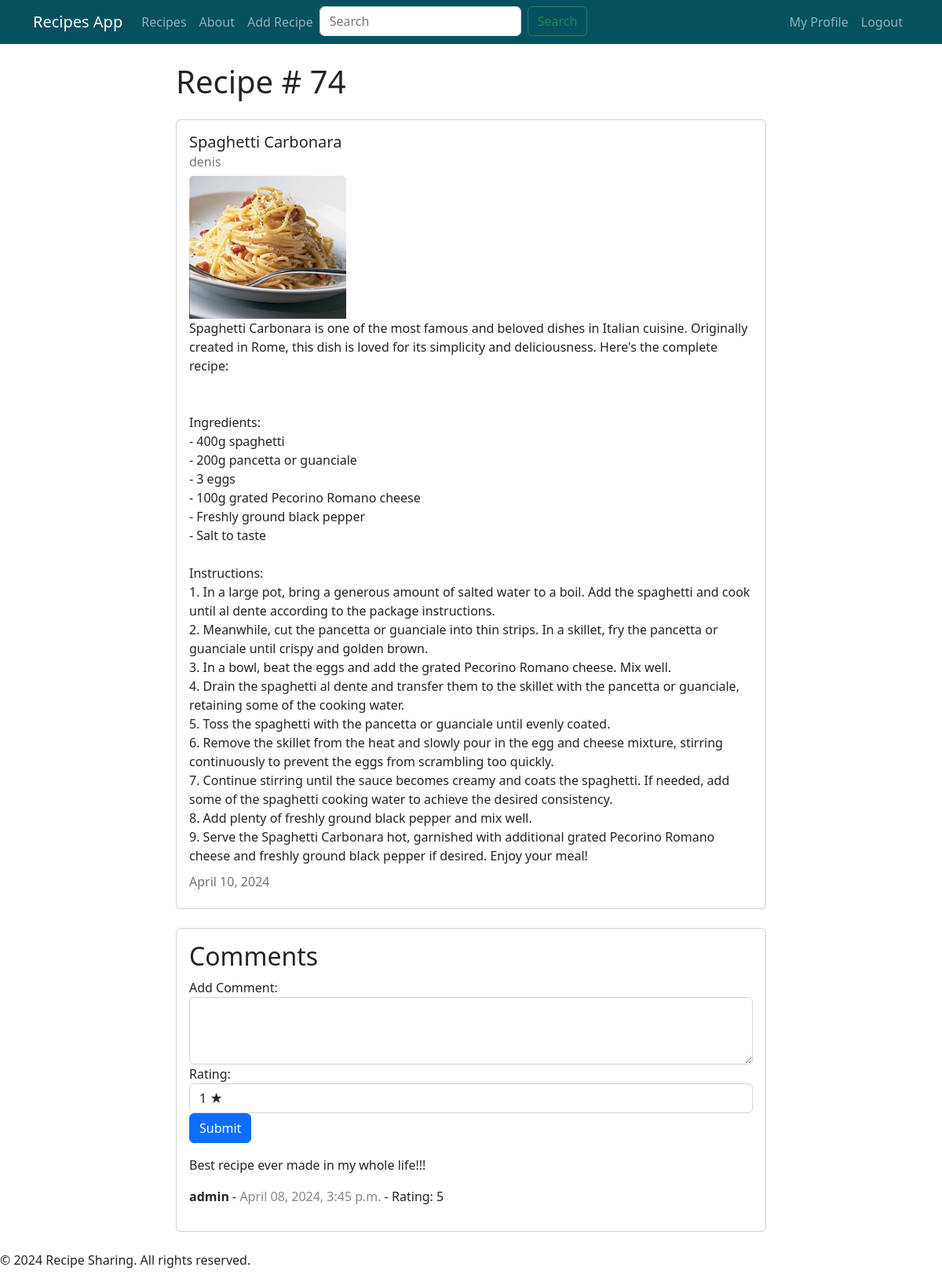
The app's page /recipe/74 (signed in) with its own data.
### recipe/models.py (models this page shows, shortened)
class Recipe(models.Model):
  title = models.CharField(max_length=100)
  description = models.TextField()
  short_description = models.CharField(max_length=200,default='')
  author = models.ForeignKey(User, on_delete=models.CASCADE)
  image = models.ImageField(upload_to='recipe_images/', validators=[FileExtensionValidator(['jpg', 'jpeg', 'png'])], null=True, blank=False)
  created_at = models.DateTimeField(auto_now_add=True)
  updated_at = models.DateTimeField(auto_now=True)

class Comment(models.Model):
    recipe = models.ForeignKey(Recipe, on_delete=models.CASCADE, related_name='comments')
    author = models.ForeignKey(User, on_delete=models.CASCADE)
    text = models.TextField()
    created_at = models.DateTimeField(auto_now_add=True)
    rating = models.IntegerField(default=0, choices=((1, '1 Star'), (2, '2 Stars'), (3, '3 Stars'), (4, '4 Stars'), (5, '5 Stars')))

### recipe/views.py (the view)
# urls.py: path('recipe/<int:pk>', views.RecipeDetailView.as_view(), name="detail"),
class RecipeDetailView(LoginRequiredMixin, DetailView):
    model = models.Recipe
    template_name = 'recipe_detail.html'
    def get_context_data(self, **kwargs):
        context = super().get_context_data(**kwargs)
        context['user'] = self.request.user
        context['default_image_url'] = settings.STATIC_URL + 'images/nr-logo.png'  # URL dell'immagine di default
        return context

### templates/recipe_detail.html (shortened to what this page needs)
{% extends "base.html" %}
{% load static %}
{% block content %}
<div class="container">
    <h1>Recipe # {{ object.id }}</h1>
    <div class="card my-4">
        <div class="card-body">
            <h5 class="card-title">{{ object.title }}</h5>
            <h6 class="card-subtitle mb-2 text-muted">{{ object.author }}</h6>
            {% if object.image %}
                <img src="{{ object.image.url }}" class="card-img-top" alt="{{ object.title }}" style="width: 200px; height: auto;">
            {% else %}
                <img src="{% static 'images/nr-logo.png' %}" class="card-img-top" alt="Default Recipe Image" style="width: 200px; height: auto;">
            {% endif %}
            <p class="card-text">{{ object.description }}</p>
            <h6 class="card-subtitle mb-2 text-muted">
                {{ object.updated_at|date:"F d, Y" }}
            </h6>
        </div>
    </div>
<div class="card my-4">
    <div class="card-body">
        <h2>Comments</h2>
        <form method="post" action="{% url 'add_comment' object.id %}">
            <div class="form-group">
                <label for="comment">Add Comment:</label>
                <textarea name="text" class="form-control" rows="3"></textarea>
            </div>
            <div class="form-group">
                <label for="rating">Rating:</label>
                <select name="rating" class="form-control">
                    <option value="1">1 &#9733;</option>
                </select>
            </div>
            <button type="submit" class="btn btn-primary">Submit</button>
        </form>
        <ul class="list-unstyled mt-3">
            {% for comment in object.comments.all %}
                <li>
                    <p>{{ comment.text }}</p>
                    <p><strong>{{ comment.author }}</strong> - <span style="color: #888;">{{ comment.created_at|date:"F d, Y, P" }}</span> - Rating: {{ comment.rating }}</p>
                </li>
            {% endfor %}
        </ul>
    </div>
</div>
</div>
{% endblock content %}

### static/css/styles.css (style rules this page uses)
.card-text { white-space: pre-wrap; }

### records on screen
Recipe: id "74", title "Spaghetti Carbonara", author "denis", image (picture), description "Spaghetti Carbonara is one of the most famous and beloved dishes in Italian cuisine. Originally created in Rome, this dish is loved for its simplicity and deliciousness. Here's the complete recipe: Ingredients: - 400g spaghetti - 200g pancetta or guanciale - 3 eggs - 100g grated Pecorino Romano cheese - Freshly ground black pepper - Salt to taste Instructions: 1. In a large pot, bring a generous amount of salted water to a boil. Add the spaghetti and cook until al dente according to the package instructions. 2. Meanwhile, cut the pancetta or guanciale into thin strips. In a skillet, fry the pancetta or guanciale until crispy and golden brown. 3. In a bowl, beat the eggs and add the grated…", updated_at "April 10, 2024"
Comment: text "Best recipe ever made in my whole life!!!", author "admin", created_at "April 08, 2024, 3:45 p.m.", rating "5"
